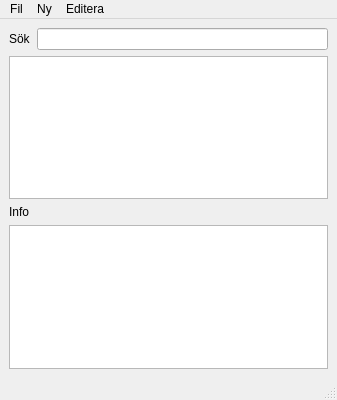
<?xml version="1.0" encoding="UTF-8"?>
<ui version="4.0">
 <class>MainWindow</class>
 <widget class="QMainWindow" name="MainWindow">
  <property name="geometry">
   <rect>
    <x>0</x>
    <y>0</y>
    <width>337</width>
    <height>400</height>
   </rect>
  </property>
  <property name="windowTitle">
   <string>MainWindow</string>
  </property>
  <widget class="QWidget" name="centralwidget">
   <layout class="QVBoxLayout" name="verticalLayout_2">
    <item>
     <layout class="QVBoxLayout" name="verticalLayout">
      <item>
       <layout class="QFormLayout" name="formLayout">
        <property name="fieldGrowthPolicy">
         <enum>QFormLayout::AllNonFixedFieldsGrow</enum>
        </property>
        <item row="0" column="0">
         <widget class="QLabel" name="searchlabelLabel">
          <property name="text">
           <string>Sök</string>
          </property>
         </widget>
        </item>
        <item row="0" column="1">
         <widget class="QLineEdit" name="searchfield"/>
        </item>
       </layout>
      </item>
      <item>
       <widget class="QListWidget" name="memberlistwidget"/>
      </item>
      <item>
       <widget class="QLabel" name="label">
        <property name="text">
         <string>Info</string>
        </property>
       </widget>
      </item>
      <item>
       <widget class="QTextEdit" name="memberinfo">
        <property name="undoRedoEnabled">
         <bool>true</bool>
        </property>
        <property name="readOnly">
         <bool>true</bool>
        </property>
       </widget>
      </item>
     </layout>
    </item>
   </layout>
  </widget>
  <widget class="QMenuBar" name="menubar">
   <property name="geometry">
    <rect>
     <x>0</x>
     <y>0</y>
     <width>337</width>
     <height>25</height>
    </rect>
   </property>
   <widget class="QMenu" name="menuNew">
    <property name="title">
     <string>Ny</string>
    </property>
    <addaction name="actionNewMember"/>
    <addaction name="actionNewGroup"/>
    <addaction name="actionNewPost"/>
    <addaction name="actionNewDepartment"/>
   </widget>
   <widget class="QMenu" name="menuEdit">
    <property name="title">
     <string>Editera</string>
    </property>
    <addaction name="actionGrupper"/>
    <addaction name="actionPoster"/>
    <addaction name="actionAvdelningar"/>
   </widget>
   <widget class="QMenu" name="menuFile">
    <property name="title">
     <string>Fil</string>
    </property>
    <addaction name="actionMakeBackup"/>
    <addaction name="actionRestoreFromBackup"/>
   </widget>
   <addaction name="menuFile"/>
   <addaction name="menuNew"/>
   <addaction name="menuEdit"/>
  </widget>
  <widget class="QStatusBar" name="statusbar"/>
  <action name="actionNewMember">
   <property name="text">
    <string>Medlem</string>
   </property>
  </action>
  <action name="actionNewGroup">
   <property name="text">
    <string>Grupp</string>
   </property>
  </action>
  <action name="actionNewPost">
   <property name="text">
    <string>Post</string>
   </property>
  </action>
  <action name="actionAnv_ndare_2">
   <property name="text">
    <string>Användare</string>
   </property>
  </action>
  <action name="actionGrupper">
   <property name="text">
    <string>Grupper</string>
   </property>
  </action>
  <action name="actionPoster">
   <property name="text">
    <string>Poster</string>
   </property>
  </action>
  <action name="actionMakeBackup">
   <property name="text">
    <string>Gör säkerhetskopia</string>
   </property>
  </action>
  <action name="actionRestoreFromBackup">
   <property name="text">
    <string>Återställ databas</string>
   </property>
  </action>
  <action name="actionAvdelningar">
   <property name="text">
    <string>Avdelningar</string>
   </property>
  </action>
  <action name="actionNewDepartment">
   <property name="text">
    <string>Avdelning</string>
   </property>
  </action>
 </widget>
 <resources/>
 <connections/>
</ui>
